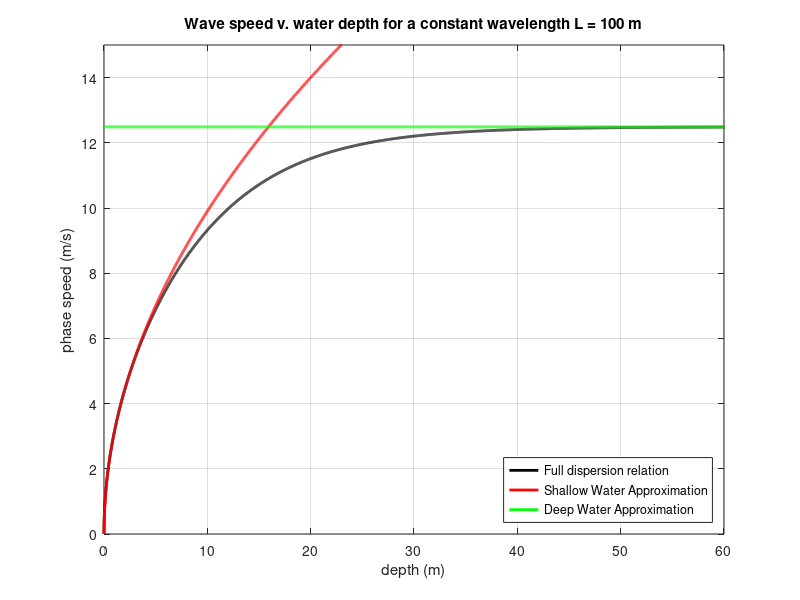
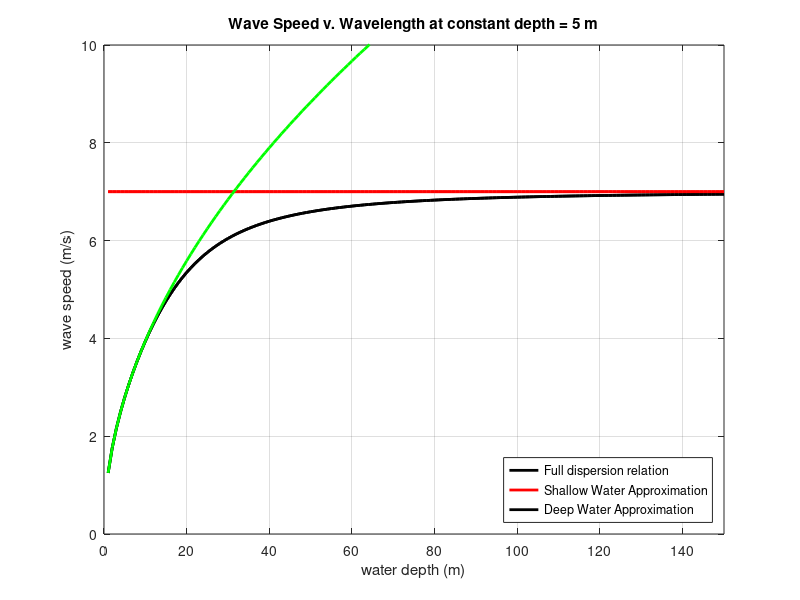

MATLAB code for these plots, in order:

%%%% Dispersion Relation Analysis %%%%
close all
clear

% The dispersion relation relates the wavelength, wave speed, and water depth. 
% If I tell you the wavelength and water depth, you can tell me the wave speed.
%
% Let's try it. A tsunami wave in the deep ocean can have a wavelength of 
% hundreds of kilometers. The average ocean depth is 4km. 
% Can we use the dispersion relation to calculate the speed of a 
% tsunami wavecrest? 

L = 200000; % wave length (in meters: about 200 km -- VERY LONG!!!)
g = 9.8; %acceleration due to gravity (m/s^2)
d = 4000; % water depth (in meters: about 4 km.)

% Here is the full dispersion relation, expressed as the wave speed c
% Can you confirm that it matches the math equation you've seen in class? 
c = sqrt(g*L/(2*pi) * tanh(d*2*pi/L)); %dispersion relation

% Note that we are using two built-in functions, sqrt, and tanh. 

% DISCUSSION: (no need to include in answer sheet)
% What is the approximate speed of a tsunami wave? (Think about units!)
% How does this compare to the speed of a commercial airliner?
% Discuss your results with a neighbor. 

% (Answer: the tsunami is around 200 m/s, or 700 km/hr.
% A Boeing 747 has a cruise speed of about 900 km/hr. Wow!)

% Ocean waves have much smaller wavelengths, like 100's of meters. How fast 
% do they move? Let's explore for a range of different water depths. 

L=100;  % wavelength in meters -- much smaller than that of a tsunami! 
g=9.8;  %acceleration of gravity -- you should already have this variable!

% We will create a range of water depths, to see how wave speed changes.
d = 0:0.01:L; % ocean depth

% Pause for a second. How long is 100m? Can you relate this to something in 
% your life, your experience, or your surroundings? Discuss with a neighbor
% and your instructor

% ANSWER: Twice a 50m swimming pool, about the length of a football field.

% Now that you've defined your variables, the dispersion relation will give
% the speed for every element in "d."
c = sqrt(g*L/(2*pi).*tanh(2*pi*d./L)); %dispersion relation

%%%%%%%%%%%%%%%%%%%%%%%%%%%%%%%%%%%%%%%%%%%%%%%%%%%%%%%%%%%%%%%%%%%%%%%%%%%
% EXERCISE BLOCK 1. Wave (Phase) Speed v. Water Depth
%
%
% This section guides you through a plotting routine of the dispersion 
% relation as a function of water depth for a fixed wavelength of 100 m. 

% CHALLENGE: Using what you have learned about plotting, can you create a plot? 
% Make the x-variable "d", and the y-variable "c". 
% Make the line color black ('k'), and 'LineWidth' 2.
% Give it a title 'Wave speed v. water depth for a constant wavelength L = 100m' 
% Label the x- and y-axes including units. 

% ANSWER:
figure(1); clf;
plot(d,c,'k','LineWidth',2)
title 'Wave speed v. water depth for a constant wavelength L = 100 m'
xlabel 'depth (m)'
ylabel 'phase speed (m/s)'

% If you got a black line that starts at (0,0), then grows to a height of 
% about 12, and extends out to x=100, then you've done it! 
% Get help until you're there.

% Great job!  Now we will add the shallow-water approximation for comparison: 

% In the shallow water approximation, the tanh(kd) ≅ kd , so the
% dispersion relation becomes: c = sqrt(gd) 

% Define the Shallow Water wave speed:
cs = sqrt(g*d); %shallow water wave speed 
% (we give it a unique name to avoid confusion)

% Add the shallow water approximation to your plot. Make the line color
% red. (don't forget "hold on"!) 

% ANSWER
hold on; plot(d,cs,'r','LineWidth',2);

% And grid lines to your plot: 
grid on

% Zoom in on the area of interest in your figure:
axis ([0 60 0 15])

%%%%%%%%%%%%%%%%%%%%%%%%%%%%%%%%%%%%%%%%%%%%%%%%%%%%%%%%%%%%%%%%%%%%%%%%%%%
% EXERCISE BLOCK 1. Wave (Phase) Speed v. Water Depth: Shallow water approx.
% 24) Once your figure looks good, Copy-paste your figure of the full dispersion 
% relation and shallow-water approximation for a constant wavelength 
% (L = 100m) on your answer sheet. 
% Include the code you used to generate your figure.
%
% Now, you want to compare the phase speed of the shallow-water 
% approximation to your full dispersion relation.  Zoom in, run
% your mouse over the graphs, and determine at which depth the two graphs
% start to separate.

% Looking at the plot you made, answer the following questions on your 
% answer sheet:
% 25) Compare the full dispersion relation to the shallow-water approximation
% a) At which depth does the full dispersion relation separate from the 
% shallow-water approximation?
%
% ANSWER: The graphs separate ~5 m depth. Students could find ~4-10m
%
% b) How does that depth relate to the wavelength? (i.e. What fraction of 
%     the wavelength (L = 100m) is that depth)? Please simplify your answer 
%     to a fraction that has "1" in the numerator.
%
% ANSWER: Students could have found something between 1/25 - 1/10.
%
% c) How does the fraction that you found compare to the theoretical
%     cutoff depth for shallow water waves (d < λ/20)?
% ANSWER: The theoretical cut off for the shallow water approximation is when 
%   the depth is 1/20 of the wavelength. Students should find a similar value 
%   and comment on how close or far they are from the theoretical value.
%%%%%%%%%%%%%%%%%%%%%%%%%%%%%%%%%%%%%%%%%%%%%%%%%%%%%%%%%%%%%%%%%%%%%%%%%%%

%%%%% Deep Water Approximation %%%%%
% In the deep water approximation, tanh(kd) ≅1, so the dispersion relation
% becomes: cd = sqrt(g/k), or cd = sqrt(g*L/(2*pi))

% Does the Deep Water wave speed depend on depth? 
% 
% No! 
%
% Try calculating the deep-water phase speed the normal way:
cd = sqrt(g*L/(2*pi));

% What is the deep water wave speed for a wave with L = 100m? 
% Convert it to units that are meaningful to you. How fast do typical ocean
% wave crests travel? Is it walking speed? biking speed? driving speed? 
% Discuss your conclusions with a neighbor and your instructor. 

% ANSWER:
% The deep water speed is about 12.5 m/s. This is about 28 mph, so it 
% too fast for most bikes. It's a car driving down a small road.

% We can't use plot(d,cd) because cd contains only one value. The vectors
% need to be the same length. 
% First create a vector of ones the same size as your depth vector, and
% then multiply each one by the value of cd for the given wavelength:  

oo = ones(size(d)); % create a vector of ones the size of d
cd = oo.*sqrt(g*L/(2*pi)); %deep water wave speed for 100-m wave

% Add your deep water approximation to the dispersion relation plot in green:
hold on; 
plot(d,cd,'g','LineWidth',2)

% Add a legend to the plot of your dispersion relation:
legend('Full dispersion relation','Shallow Water Approximation',...
    'Deep Water Approximation','Location','SouthEast')

print('-djpeg','Wavespeed_v_depth')  %Make a jpeg of your figure


% Now, you want to compare the phase speed of the deep-water 
% approximation to your full dispersion relation.  Zoom in, run
% your mouse over the graphs, and determine at which depth the two graphs
% start to come together.
% At which depth do the two graphs start to come together?  


%%%%%%%%%%%%%%%%%%%%%%%%%%%%%%%%%%%%%%%%%%%%%%%%%%%%%%%%%%%%%%%%%%%%%%%%%%%
% EXERCISE BLOCK #2. Wave (phase) speed v. water depth: deep-water approx.
%
% 26) Copy-paste your figure of the wave (phase) speed due to the full 
% dispersion relation and both the shallow- and deep-water approximations 
% for constant wavelength L = 100m. 

% Include the code you used to generate your figure.
% ANSWER:
figure(1);
plot(d,c,'k','LineWidth',2)
title 'Wave speed v. water depth for a constant wavelength L = 100 m'
xlabel 'depth (m)'
ylabel 'phase speed (m/s)'
hold on; plot(d,cs,'r','LineWidth',2);
cd = oo.*sqrt(g*L/(2*pi)); %deep water wave speed for 100-m wave
hold on; 
plot(d,cd,'g','LineWidth',2)
legend('Full dispersion relation','Shallow Water Approximation',...
    'Deep Water Approximation','Location','SouthEast')
grid on
axis ([0 60 0 15])

% After working through the previous section, answer the following questions in 
% your answer sheet. Include screen shots of figures to support your reasoning.
%
% 27)Comparing the full dispersion relation to the deep-water approximation
% a) At which depth does the full dispersion relation begin to asymptote
% with the deep-water approximation? 
% ANSWER: The graphs come together around 50 meters depth 
% (Students could find between ~25 – 60 meters)
%
% b) How does that depth relate to the wavelength? (i.e. What fraction of the 
%    constant wavelength (L = 100m) is that depth)? Please simplify your answer 
%    to a fraction that has "1" in the numerator.
% ANSWER: The depth is 1/2 of the wavelength. (Could have found something 
%         between ~1/4 – 1/2)
%
% c) How does the fraction that you found compare to the theoretical cutoff depth 
%    for deep water waves? (d > λ/2, or d > λ/4)?
% ANSWER: The theoretical cut off for the deep water approximation is when the 
%   depth is 1/2 of the wavelength, although some textbooks also use 1/4 of the 
%   wavelength. Students should find a cutoff ratio between these two cutoffs 
%   and comment on how close or far they are from the theoretical cutoff values.
%
% End of EXERCISE BLOCK #2.
%%%%%%%%%%%%%%%%%%%%%%%%%%%%%%%%%%%%%%%%%%%%%%%%%%%%%%%%%%%%%%%%%%%%%%%%%%%

% Clear the variables in your Workspace to reduce confusion: 

clear
g=9.8;  % gravitational acceleration

%%%%% Wave (Phase) speed v. Wavelength %%%%%
% Now, we want to see how the wave speed varies with wavelength.  So, this
% time we'll hold the depth constant, and vary the wavelength. 

% Set a new constant depth at the depth where the 100 m waves became
% shallow water waves: 

dd = 5; %constant depth

% Create a vector of wavelengths varying from 1 to 150 meters:

LL = 1:150; %varying wavelength

% Define the dispersion relation using the varying wavelength and holding
% the depth constant: 

cc = sqrt(g*LL/(2*pi).*tanh(2*pi*dd./LL)); %dispersion relation

% Open a new figure and plot the speed v. the wavelength
% Make the line black ('k')
% Make it have 'LineWidth' = 2. 
% Title your plot 'Wave Speed v. Wavelength at constant depth = 5 m'
% Label the x- and y-axes with words and units. 

% ANSWER:
figure(2); plot(LL, cc, 'k', 'LineWidth', 2)
title('Wave Speed v. Wavelength at constant depth = 5 m')
xlabel('water depth (m)')
ylabel('wave speed (m/s)')

% Now let's add the shallow- and deep-water approximations. 

% Since the depth is constant, the shallow wave speed doesn't change. 
% create a vector of ones the same size as your wavelength vector: 
oo = ones(size(LL));

% Then, multiply each of those ones by the value of the shallow water wave
% speed at the fixed depth: 
ccs = oo.*sqrt(g*dd);

% Add your shallow water approximation to the plot of your dispersion
% relation: 
hold on; plot(LL, ccs, 'r','LineWidth',2)

% And grid lines to your plot: 
grid on

% Zoom in on the area of interest in your figure:
axis ([0 150 0 10])

% How does your shallow water approximation compare to your full dispersion
% relation?  Zoom in a little, run your mouse over the graphs, and
% determine at which wavelength the two graphs start to asymptote.


%%%%%%%%%%%%%%%%%%%%%%%%%%%%%%%%%%%%%%%%%%%%%%%%%%%%%%%%%%%%%%%%%%%%%%%%%%%
% EXERCISE BLOCK 3. Wave Phase Speed v. Wave Length: Shallow water approx.
%
% 28) Copy-paste your figure of the wave (phase) speed due to the full 
% dispersion relation and the shallow-water approximation for constant 
% depth d=5m.
%
% Include the code you used to generate your figure.
% ANSWER:
figure(2); plot(LL, cc, 'k', 'LineWidth', 2)
title('Wave Speed v. Wavelength at constant depth = 5 m')
xlabel('water depth (m)')
ylabel('wave speed (m/s)')
oo = ones(size(LL));
ccs = oo.*sqrt(g*dd);
hold on; plot(LL, ccs, 'r','LineWidth',2)
grid on
axis ([0 150 0 10])

% Answer the following questions in your answer sheet:
% 29) Comparing the full dispersion relation to the shallow-water 
% approximation for constant depth.
% a)At which wavelength does the Dispersion Relation asymptote with 
% the Shallow water approximation plot?
% ANSWER: The graphs asymptote at a wavelength of about 100 m. 
%      (Students could say ~80m – 120 m)

%b) How does that wavelength relate to the constant depth d=5m (i.e. what 
% fraction of the wavelength is that depth)? Please simplify your answer to
% a fraction that has "1" in the numerator.
% ANSWER: This wavelength is 20 times the constant depth, so the depth is
% 1/20th of the wavelength. (Students may find anywhere from 1/16th to
% 1/24th)

%c) How does the fraction that you found compare to the theoretical cutoff 
% ratio of depth/wavelength for shallow water waves (d < λ/20)?

% ANSWER: This is very close to the cutoff for shallow water waves.
% Students should comment on how close their cutoff is to the theoretical
% cutoff.   
%%%%%%%%%%%%%%%%%%%%%%%%%%%%%%%%%%%%%%%%%%%%%%%%%%%%%%%%%%%%%%%%%%%%%%%%%%%


% Define the Deep Water wave speed vector using the wavelength vector:

ccd = sqrt(g*LL/(2*pi)); %deep water wave speed

% Add your deep water approximation to the plot of your dispersion relation:
hold on; plot(LL,ccd, 'g','LineWidth',2)

% Add a legend to the plot of your dispersion relation:
legend('Full dispersion relation',...
    'Shallow Water Approximation',...
    'Deep Water Approximation','Location','SouthEast')


print('-djpeg','Wavespeed_v_Wavelength')  %Make a jpeg of your figure

% Copy-paste your figure into your answer sheet. 

% To save your Matlab session into the filename you created at the start, type:
diary off

%%%%%%%%%%%%%%%%%%%%%%%%%%%%%%%%%%%%%%%%%%%%%%%%%%%%%%%%%%%%%%%%%%%%%%%%%%%
% EXERCISE BLOCK 4. Wave Phase Speed v. Wave Length: Deep water appx.
%
% 30) Copy-paste your figure of the wave (phase) speed due to the full 
% dispersion relation and the deep-water approximation. 
% Include the code you used to generate your figure. 
% ANSWER:
figure(2); plot(LL, cc, 'k', 'LineWidth', 2)
title('Wave Speed v. Wavelength at constant depth = 5 m')
xlabel('water depth (m)')
ylabel('wave speed (m/s)')
oo = ones(size(LL));
ccs = oo.*sqrt(g*dd);
hold on; plot(LL, ccs, 'r','LineWidth',2)
grid on
axis ([0 150 0 10])
ccd = sqrt(g*LL/(2*pi));
hold on; plot(LL,ccd, 'g','LineWidth',2)
legend('Full dispersion relation',...
    'Shallow Water Approximation',...
    'Deep Water Approximation','Location','SouthEast')

% Answer the following questions in your answer sheet:
% 31) Comparing the full dispersion relation to the deep-water
% approximation for constant depth.
% a) At which wavelength do the two graphs first start to separate?  
%  ANSWER: The graphs start to separate at a wavelength of about 10 meters
%  (Students could find between ~9 – 15 meters) 
% 
% b) How does that wavelength relate to the constant depth (i.e. what 
% fraction of the wavelength is that depth)? Please simplify your answer 
% to a fraction that has "1" in the numerator. 
%  ANSWER: This wavelength is about twice the depth, so the depth is ½ the
%  wavelength. Students could find that it is up to four times the depth,
%  so the depth could be ¼ the wavelength. 
%
% c) How does the fraction that you found compare to the theoretical
% cutoff depth for deep water waves (d > λ/2 or d > λ/4 )? 
%  ANSWER: This cutoff should be either right at the d>λ/2 cutoff, or between
%  the two cutoff values. Students should comment on how close they are to
%  the two theoretical cutoff values.  
%
%%%%%%%%%%%%%%%%%%%%%%%%%%%%%%%%%%%%%%%%%%%%%%%%%%%%%%%%%%%%%%%%%%%%%%%%%%%

